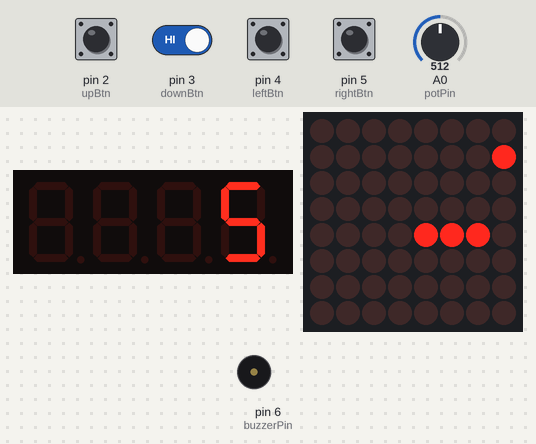
The sketch below on a simulated Arduino Uno, built with avr-gcc and run on an emulated ATmega328P. On the bench: 4-digit seven-segment display, 8×8 LED matrix, buzzer (waves = sounding). The inputs (shaded band) are chosen by the test bench; at power-on: pin 2 (upBtn), pin 3 (downBtn), pin 4 (leftBtn), pin 5 (rightBtn) HIGH, A0 (potPin) = 512. Random numbers use the default seed unless the sketch sets one.

Above: at 2.2 s.
2.3 s: pin 2 (upBtn) pulled LOW for 0.15 s
At 2.9 s:
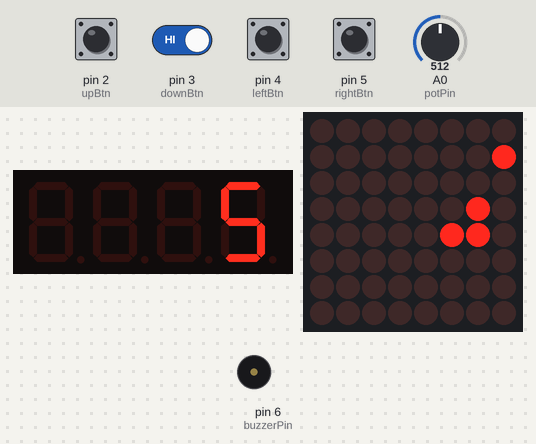
5.4 s: pin 2 (upBtn) driven LOW and pin 3 (downBtn) driven LOW
At 7.16 s:
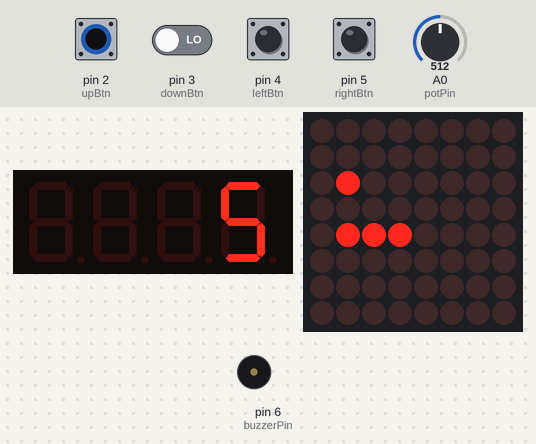
7.8 s: pin 2 (upBtn) driven HIGH
10.8 s: pin 3 (downBtn) driven HIGH
At 13.6 s:
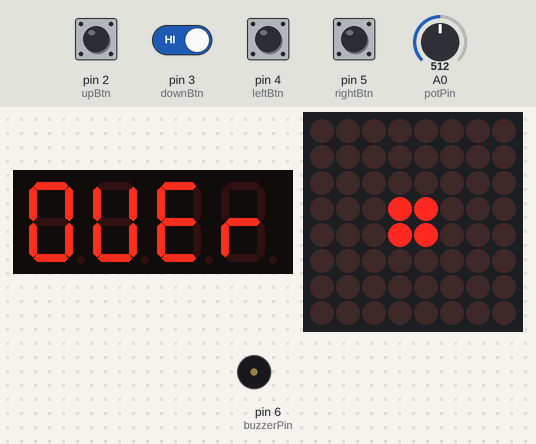
13.8 s: pin 4 (leftBtn) pulled LOW for 0.15 s
At 14.06 s:
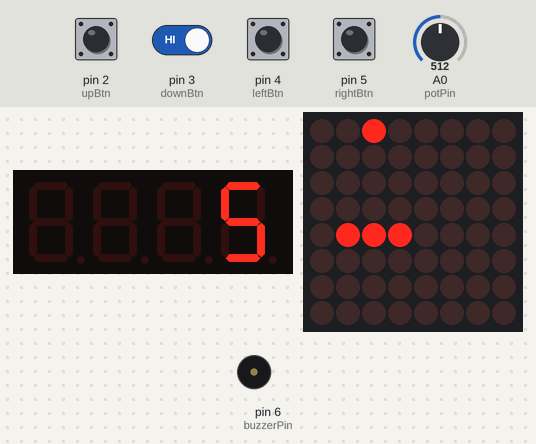
14.5 s: pin 2 (upBtn) driven LOW
At 14.76 s:
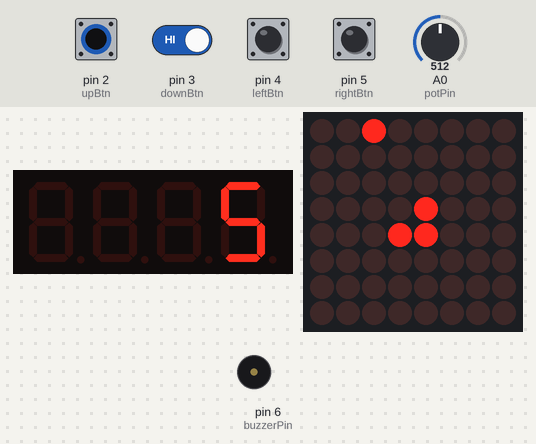
Timing chart, 0 to 20.2 s (numbered marks = the images above; inputs shaded):
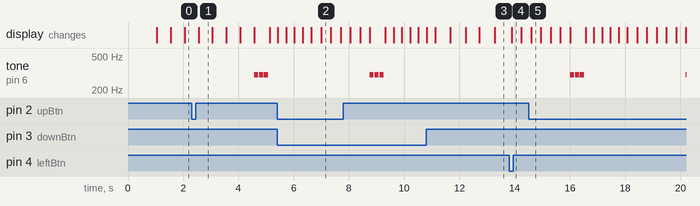

The sketch:

snake_game.ino
```cpp
#include <LedControl.h>
#include <TM1637Display.h>

#define LEDMATRIX 0
#define CLK 8
#define DIO 9

// 設定TM1637腳位設定
TM1637Display digitDisplay(CLK, DIO);
// 設定MAX7219腳位設定(DIN,CLK,CS)
LedControl lc = LedControl(11, 13, 10, 1);

// 按鈕對應腳位
const int upBtn = 2;
const int downBtn = 3;
const int leftBtn = 4;
const int rightBtn = 5;

// 蜂鳴器與電位器
const int buzzerPin = 6;
const int potPin = A0;

// 地圖大小
const byte WIDTH = 8;
const byte HEIGHT = 8;

// 貪吃蛇建構子內設定即時位置初始變數資料
struct Point{
  byte x,y;
};

Point snake[64];
int snakeLength = 3;
int dx = 1;
int dy = 0;

Point food;

// 初始化level
int level = 1;

bool gameStarted = false;
bool gameOver = false;
bool gameClear = false;

int blinkStep = 0;

// 用來記錄上一次蛇移動的時間點(ms),會返回arduino開機以來過了多久
unsigned long lastMoveTime = 0;

int currentLevel = 1;
int autoLevelupThreshold = 2;// 吃到兩個食物才會增加一個難度
int foodEatenSinceLastLevelUp = 0; // 當前吃了多少個食物
// 紀錄確認數字燈上難度的時間差
unsigned long lastLevelCheckTime = 0;
unsigned long lastBlinkTime = 0;

// 管理閃爍的變數
bool isFoodBlinking = false;
unsigned long blinkStartTime = 0;

// 蛇每次移動的間隔時間，預設500s
int moveInterval = 500;
// 設定最大長度
const int maxLength = 32;

// 對貪吃蛇遊戲初始化設定
void setup() {

  // 初始化難度
  level = readDifficulty();
  currentLevel = level;

  // 初始化 LED 矩陣與數字顯示器
  lc.shutdown(LEDMATRIX, false);
  lc.setIntensity(LEDMATRIX, 8);
  lc.clearDisplay(LEDMATRIX);

  // 初始化 TM1637 數字顯示器
  digitDisplay.setBrightness(7); // 設置亮度 (0-7)
  digitDisplay.clear();

  // 顯示難度在顯示器上
  showDifficultyLevel(level);

  // 將上下左右按鈕的設成輸入模式啟用內部上拉電阻。
  pinMode(upBtn, INPUT_PULLUP);
  pinMode(downBtn, INPUT_PULLUP);
  pinMode(leftBtn, INPUT_PULLUP);
  pinMode(rightBtn, INPUT_PULLUP);
  //輸出模式，之後可以用 `tone()` 來發聲。
  pinMode(buzzerPin, OUTPUT);

  snake[0] = {3, 4};
  snake[1] = {2, 4};
  snake[2] = {1, 4};

  // 呼叫開場畫面
  showStartScreen();

  generateFood();
  drawGame();
}

void loop() { // loop持續判斷
  if (gameStarted == false){
    updateDifficulty();
  }

  if (isFoodBlinking) {
    unsigned long now = millis();

    if (now - lastBlinkTime >= moveInterval) {
      switch (blinkStep) {
        case 0: lc.setLed(0, food.y, food.x, false); break;
        case 1: lc.setLed(0, food.y, food.x, true); break;
        case 2: lc.setLed(0, food.y, food.x, false); break;
        case 3: lc.setLed(0, food.y, food.x, true); break;
        case 4: lc.setLed(0, food.y, food.x, false); break;
        case 5:
          isFoodBlinking = false;
          blinkStep = 0;

          generateFood(); // 閃完再出現新食物
          playEatSound();
          return;
      }
      blinkStep++;
      lastBlinkTime = now;
    }
    return; // blink 中，不做其他事
  }

  if (gameOver) {
    showGameOver();
    return;
  }
  if (gameClear) {
    showGameClear();
    return;
  }

  checkInput();

  // 檢查當前程式碼與上次移動的時間差，判斷是否更新畫面
  if (millis() - lastMoveTime > moveInterval) {
    moveSnake();
    drawGame();
    lastMoveTime = millis();
  }
}

// 開場歡迎畫面
void showStartScreen(){
  // 實作開場畫面
  lc.clearDisplay(LEDMATRIX);
  // 可以加入一些簡單動畫
  delay(1000);
}

// 生成食物
void generateFood(){
  bool valid = false;

  // 尚未生成食物則進入迴圈
  while (!valid){
    food.x = random(0,WIDTH);
    food.y = random(0,HEIGHT);
    valid = true;
    //判斷食物生成的位置是否與snake相撞
    for( int i = 0; i < snakeLength; i++){
      if(snake[i].x == food.x && snake[i].y == food.y){
        valid = false;
        break;
      }
    }
  }
}

// 畫出貪吃蛇地圖
void drawGame(){
  lc.clearDisplay(LEDMATRIX);

  // 於MAX7219 上印出蛇身
  for(int i = 0; i < snakeLength; i++){
    lc.setLed(0, snake[i].y, snake[i].x,true);
  }

  // 顯示食物（除非正在閃爍中）
  if (!isFoodBlinking) {
    lc.setLed(LEDMATRIX, food.y, food.x, true);
  }
}

//使用可變電阻調整難度，並顯示於LED數字燈
void updateDifficulty(){
  // 每500ms檢查一次
  if (millis() - lastLevelCheckTime > 500){
    int potLevel = readDifficulty();
    if (abs(potLevel - currentLevel) >= 2){
      currentLevel = potLevel;
      showDifficultyLevel(currentLevel);
      // 速度調整
      // 蛇移動的間隔會越來愈少600->100
      moveInterval = map(currentLevel, 1, 9, 600, 100);
    }
    // 更新levelchecktime的時間
    lastLevelCheckTime = millis();
  }
}

// 讀取可變電阻上轉動的難度區間，並呼叫showDifficultyLevel顯示在數字燈上
int readDifficulty(){
  int val = analogRead(potPin);// 0~1023
  int level = map(val, 0, 1023, 1, 9);// 對應到難度 1~9
  return constrain(level, 1, 9);
}

// 顯示在數字LED上的難度
void showDifficultyLevel(int level){
  // 創建一個數字顯示數組，只在最右側顯示難度數字
  uint8_t data[] = {0, 0, 0, 0};
  data[3] = digitDisplay.encodeDigit(level);

  // 將數據顯示在TM1637上
  digitDisplay.setSegments(data);
}

// 按鈕邏輯，改變蛇的動態位置
void checkInput(){
  if (digitalRead(upBtn) == LOW && dy != 1) {
    dx = 0; dy = -1;
  } else if (digitalRead(downBtn) == LOW && dy != -1) {
    dx = 0; dy = 1;
  } else if (digitalRead(leftBtn) == LOW && dx != 1) {
    dx = -1; dy = 0;
  } else if (digitalRead(rightBtn) == LOW && dx != -1) {
    dx = 1; dy = 0;
  }
}

// 判斷貪吃蛇動態位置與闖關的成敗
void moveSnake() {
  Point newHead = { (byte)(snake[0].x + dx), (byte)(snake[0].y + dy) };

  //碰到邊界死亡
  if (newHead.x >= WIDTH || newHead.y >= HEIGHT || newHead.x < 0 || newHead.y < 0) {
    gameOver = true;
    return;
  }

  //碰到自己死亡
  for (int i = 1; i < snakeLength; i++) {
    if (snake[i].x == newHead.x && snake[i].y == newHead.y) {
      gameOver = true;
      return;
    }
  }

  // 更新蛇的位置
  for (int i = snakeLength; i > 0; i--) {
    snake[i] = snake[i - 1];
  }
  snake[0] = newHead;

  // 成功吃到食物
  if (newHead.x == food.x && newHead.y == food.y) {
    eatFood();
  }

  // 檢查是否達到最大長度（勝利條件）
  if (snakeLength >= maxLength) {
    gameClear = true;
    return; // 可選：避免多餘處理
  }
}

// 吃到食物後提升難度
void eatFood() {
  snakeLength++;

  foodEatenSinceLastLevelUp++;

  if (!gameStarted) {
    gameStarted = true;
  }

  // 判斷達到閃爍條件
  if (foodEatenSinceLastLevelUp >= autoLevelupThreshold) {
    // 進入閃爍模式
    isFoodBlinking = true;
    blinkStep = 0;
    lastBlinkTime = millis();

    // 判斷難度是否滿足難度提升的條件
    if (currentLevel < 9) {
      currentLevel++;
      level = currentLevel;
      foodEatenSinceLastLevelUp = 0; // 重置計數器
      showDifficultyLevel(level);
      moveInterval = map(currentLevel, 1, 9, 600, 100);
    }

    foodEatenSinceLastLevelUp = 0; // 重置計數器
    return; // 不馬上產生新食物，由閃爍結束後生成
  }

// 正常吃食物，直接生成新的
  generateFood();
  playEatSound();
}


// 顯示闖關失敗
void showGameOver() {
  lc.clearDisplay(LEDMATRIX);
  playCrashSound();

   // 在 TM1637 上顯示 "OVER"（使用7段顯示器可顯示的文字）
  uint8_t data[] = {
    0x3F,           // O
    0x3E,  // V (類似於 U)
    0x79,  // E
    0x50   // r
  };
  digitDisplay.setSegments(data);

  for (int i = 0; i < 3; i++) {
    lc.setRow(0, i + 2, 0b11111111); // 閃幾排燈當作Game Over效果
    delay(300);
    lc.clearDisplay(LEDMATRIX);
    delay(300);
  }

  // 等待按鈕按下重新開始
  waitForRestart();
}

// 顯示遊戲結束
void showGameClear() {

  // 清除遊戲畫面
  lc.clearDisplay(LEDMATRIX);
  // 播放勝利的音樂
  playVictorySound();

  // 在 TM1637 上顯示 "WIN "
  uint8_t data[] = {
    SEG_F | SEG_E | SEG_D | SEG_C | SEG_B | SEG_G,  // W (類似於 ω)
    SEG_E | SEG_F,                                  // I
    SEG_E | SEG_G | SEG_C,                          // n
    0                                              // 空白
  };

  // 數字燈的閃爍效果
  for (int i = 0; i < 5; i++){
    digitDisplay.setSegments(data);
    delay(300);
    digitDisplay.clear();
    delay(300);
  }

  for (int i = 0; i < 5; i++) {
    // 顯示的每一行設置為全亮，再清除顯示並延遲300毫秒
    for (int r = 0; r < 8; r++) lc.setRow(0, r, 0b11111111);
    delay(300);
    lc.clearDisplay(LEDMATRIX);
    delay(300);
  }

  // 等待按鈕按下重新開始
  waitForRestart();

}

// 播放吃到食物的音樂
void playEatSound() {
  tone(buzzerPin, 1000, 100);
  delay(120);
  noTone(buzzerPin);
}

// 播放撞擊的音樂
void playCrashSound() {
  for (int i = 0; i < 3; i++) {
    tone(buzzerPin, 300, 150);
    delay(180);
    noTone(buzzerPin);
  }
}

// 播放闖關成功的音樂
void playVictorySound() {
  int melody[] = { 523, 659, 783, 1046 };
  int durations[] = { 200, 200, 200, 400 };
  for (int i = 0; i < 4; i++) {
    tone(buzzerPin, melody[i], durations[i]);
    delay(durations[i] + 50);
  }
  noTone(buzzerPin);
}

// 檢測按鈕輸入並重啟遊戲
void waitForRestart() {
  // 顯示簡單的提示（例如閃爍特定LED）
  bool blinkState = false;
  unsigned long lastBlinkTime = 0;
  gameStarted = false;

  // 持續檢測按鈕輸入
  while (true) {
    // 閃爍提示燈
    if (millis() - lastBlinkTime > 500) {
      blinkState = !blinkState;
      lc.clearDisplay(LEDMATRIX);

      // 顯示一個閃爍的方塊或圖案，提示玩家按按鈕重新開始
      if (blinkState) {
        for (int i = 3; i < 5; i++) {
          for (int j = 3; j < 5; j++) {
            lc.setLed(0, i, j, true);
          }
        }
      }

      lastBlinkTime = millis();
    }

    // 檢測任意按鈕是否被按下
    if (digitalRead(upBtn) == LOW ||
        digitalRead(downBtn) == LOW ||
        digitalRead(leftBtn) == LOW ||
        digitalRead(rightBtn) == LOW) {
      // 重新初始化遊戲
      resetGame();
      return; // 退出此函數，回到 loop()
    }

    delay(50); // 小延遲避免讀取過快
  }
}

//重置遊戲狀態
void resetGame() {

  // 重置蛇的位置和長度
  snake[0] = {3, 4};
  snake[1] = {2, 4};
  snake[2] = {1, 4};
  snakeLength = 3;

  // 重置移動方向
  dx = 1;
  dy = 0;

  // 重置遊戲狀態
  gameOver = false;
  gameClear = false;
  gameStarted = true;

  // 重置食物相關變數
  isFoodBlinking = false;
  foodEatenSinceLastLevelUp = 0;
  blinkStep = 0;

  // 更新難度
  level = currentLevel;
  showDifficultyLevel(level);
  moveInterval = map(level, 1, 9, 600, 100);

  // 清除並重繪遊戲畫面
  lc.clearDisplay(LEDMATRIX);
  digitDisplay.clear();

  // 顯示當前難度
  showDifficultyLevel(level);

  // 重新生成食物
  generateFood();
  drawGame();

  // 重置時間記錄
  lastMoveTime = millis();
  lastLevelCheckTime = millis();
  lastBlinkTime = millis();
}
```

Measured:
- by itself, tone on pin 6 (buzzerPin): repeats every 0.18 s: silent 0.03 s, 300 Hz 0.15 s
- what the display in image 1 shows lasts 0.5 s, from 2.6 s to 3.1 s
